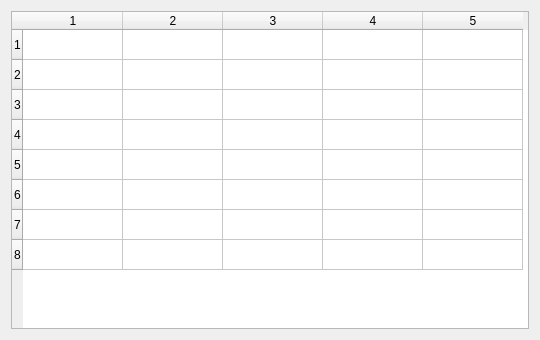
<?xml version="1.0" encoding="UTF-8"?>
<ui version="4.0"><class>Dialog</class><widget class="QDialog" name="Dialog"><property name="geometry"><rect><x>0</x><y>0</y><width>540</width><height>340</height></rect></property><property name="windowTitle"><string>#104 tables/189_size_8x5</string></property><layout class="QVBoxLayout" name="verticalLayout"><property name="leftMargin"><number>11</number></property><property name="topMargin"><number>11</number></property><property name="rightMargin"><number>11</number></property><property name="bottomMargin"><number>11</number></property><property name="spacing"><number>6</number></property><item><widget class="QTableWidget" name="table"><property name="rowCount"><number>8</number></property><property name="columnCount"><number>5</number></property></widget></item></layout></widget></ui>
